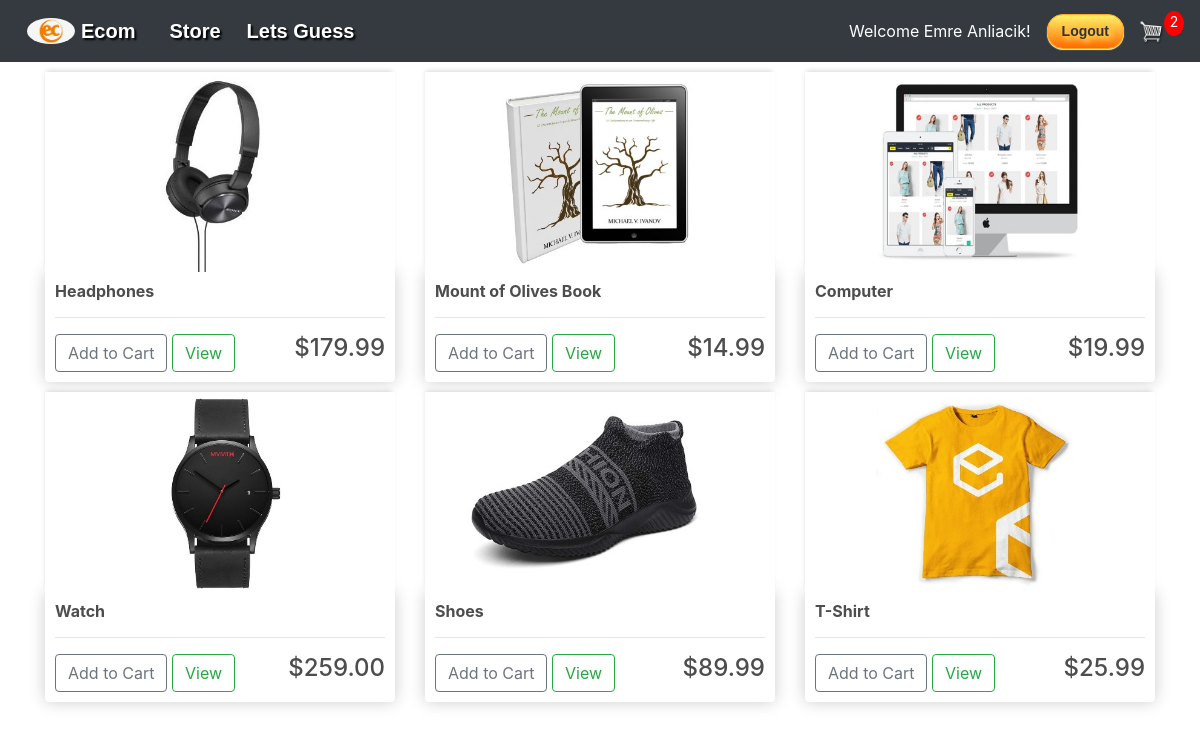
Page / (signed in) on the committed database.
### store/models.py (models this page shows, shortened)
class Product(models.Model):
    name = models.CharField(max_length=200)
    price = models.FloatField()
    digital = models.BooleanField(default=False, null=True, blank=True)
    image = models.ImageField(null=True, blank=True)
    @property
    def imageURL(self):
        try:
            url = self.image.url
        except:
            url = ''
        return url

### store/views.py (the view)
# urls.py: path("",include("store.urls"))
def store(request):
    if request.user.is_authenticated:
        customer, created = Customer.objects.get_or_create(user=request.user)
        order, created = Order.objects.get_or_create(customer=customer, complete=False)
        items = order.orderitem_set.all()
        cartItems = order.get_cart_items
    else:
        cookieData = cookieCart(request)
        cartItems = cookieData['cartItems']
    products = Product.objects.all()
    context = {"products": products, "cartItems": cartItems}
    return render(request, "store/store.html", context)

### store/models.py (called while the page is built)
    @property
    def get_cart_items(self):
        orderitems = self.orderitem_set.all()
        total = sum([item.quantity for item in orderitems])
        return total

### store/templates/store/store.html
{% extends 'store/main.html' %}
{% load static %}
{% block content %}
    <div class="row">
        {% for product in products %}
            <div class="col-lg-4">
                <img class="thumbnail" src="{{ product.imageURL }}">
                <div class="box-element product">
                    <h6><strong>{{ product.name }}</strong></h6>
                    <hr>
                    <button data-product= {{ product.id }} data-action="add" class="btn btn-outline-secondary add-btn update-cart">Add to Cart</button>
                    <a class="btn btn-outline-success" href="#">View</a>
                    <h4 style="display: inline-block;float: right">${{ product.price|floatformat:2 }}</h4>
                </div>
            </div>
        {% endfor %}
    </div>
{% endblock content %}

### store/templates/store/main.html (shortened to what this page needs)
<!doctype html>
{% load static %}
<html lang="en">
<head>
    <link rel="stylesheet" type="text/css" href="{% static 'css/main.css' %}">
    <link rel="stylesheet" href="https://stackpath.bootstrapcdn.com/bootstrap/4.4.1/css/bootstrap.min.css"
>
</head>
<body>
<nav class="navbar navbar-expand-lg navbar-dark bg-dark">
    <img id="main-logo" src="{% static 'images/main-logo.jpg' %}" href="{% url 'store' %}">
    <a class="navbar-brand">Ecom</a>
    <div class="collapse navbar-collapse" id="navbarSupportedContent">
        <ul class="navbar-nav mr-auto">
            <li class="nav-item active">
                <a class="nav-link" href="{% url 'store' %}">Store <span class="sr-only">(current)</span></a>
            </li>
            <li class="nav-item active">
                <a class="nav-link" href="{% url 'word_guess_game' %}">Lets Guess</a>
            </li>
        </ul>
        <div class="form-inline my-2 my-lg-0">
            {% if request.user.is_authenticated %}
                <span class="navbar-text text-white mr-3">
                Welcome {{ request.user.first_name.capitalize }} {{ request.user.last_name.capitalize }}!
                    </span>
                    <a href="{% url 'logout' %}" class="myButton">Logout</a>
                    {% else %}
                <a href="{% url 'login' %}" class="myButton">Login</a>
            {% endif %}
            <a href="{% url 'cart' %}">
                <img id="cart-icon" src="{% static 'images/cart.png' %}">
            </a>
            <p id="cart-total">{{ cartItems }}</p>
        </div>
    </div>
</nav>
<div class="container">
    {% block content %}
    {% endblock content %}
</div>
</body>
</html>

### static/css/main.css (style rules this page uses)
body { background-color: hsl(0, 0%, 98%); }
h1, h2, h3, h4, h5, h6 { color: hsl(0, 0%, 30%); }
.box-element { box-shadow: hsl(0, 0%, 80%) 0 0 16px; background-color: #fff; border-radius: 4px; padding: 10px; }
.thumbnail { width: 100%; height: 200px; -webkit-box-shadow: -1px -3px 5px -2px rgba(214, 214, 214, 1); -moz-box-shadow: -1px -3px 5px -2px rgba(214, 214, 214, 1); box-shadow: -1px -3px 5px -2px rgba(214, 214, 214, 1); }
.product { border-radius: 0 0 4px 4px; }
.bg-dark { background-color: white; }
#cart-icon { width: 25px; display: inline-block; margin-left: 15px; }
#main-logo { width: 50px; height: auto; display: inline-block; margin-left: 10px; background: transparent; object-fit: contain; border-radius: 50%; padding: 1px; }
#cart-total { display: block; text-align: center; color: #fff; background-color: red; width: 20px; height: 25px; border-radius: 50%; font-size: 14px; }
.col-lg-4, .col-lg-6, .col-lg-8, .col-lg-12 { margin-top: 10px; }
.btn { border-radius: 0; }
.navbar-brand { font-weight: bold; font-family: Arial, serif; margin-left: 5px; text-shadow: 2px 2px 2px black; }
.nav-link { font-size: 20px; font-weight: bold; font-family: Arial, serif; margin-left: 10px; color: #333333; text-shadow: 2px 2px 2px black; }
.myButton { box-shadow: 0px 1px 1px 0px #fff6af; background: #ffec64 linear-gradient(to bottom, #ffec64 5%, #ff6a00 100%); border-radius: 16px; border: 1px solid #ffaa22; display: inline-block; cursor: pointer; color: #333333; font-family: Arial, serif; font-size: 14px; font-weight: bold; padding: 6px 14px; text-decoration: none; text-shadow: 3px 3px 5px #ffee66; line-height: 1.5; }

### rows in the picture
Product: imageURL (picture), name "Headphones", price "179.99"
Product: imageURL (picture), name "Mount of Olives Book", price "14.99"
Product: imageURL (picture), name "Computer", price "19.99"
Product: imageURL (picture), name "Watch", price "259.00"
Product: imageURL (picture), name "Shoes", price "89.99"
Product: imageURL (picture), name "T-Shirt", price "25.99"

### other values in the picture
{{ request.user.first_name.capitalize }} "Emre"
{{ request.user.last_name.capitalize }} "Anliacik"
{{ cartItems }} "2"
